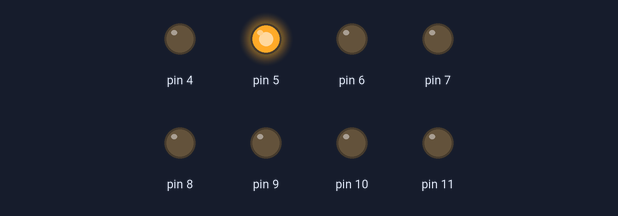
A sketch run on a simulated Arduino Uno, built with avr-gcc and run on an emulated ATmega328P. Parts: output pins drawn as LEDs (lit = HIGH). Random numbers use the default seed unless the sketch sets one.

Above: at 0.73 s.
At 5.71 s:
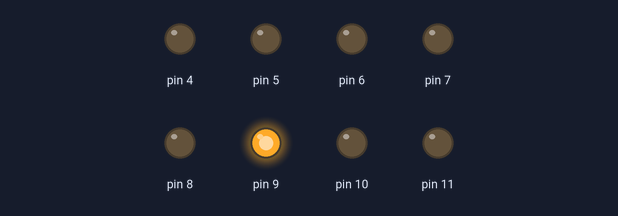
At 14.21 s:
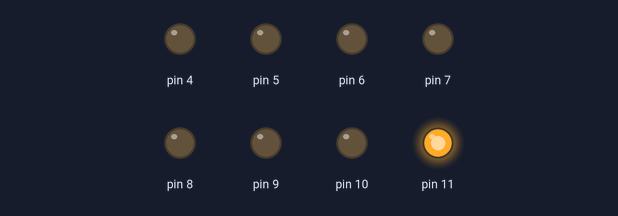
At 19.65 s:
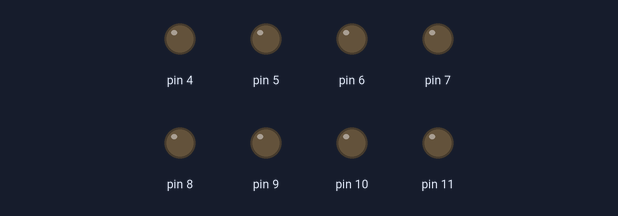
At 31.4 s:
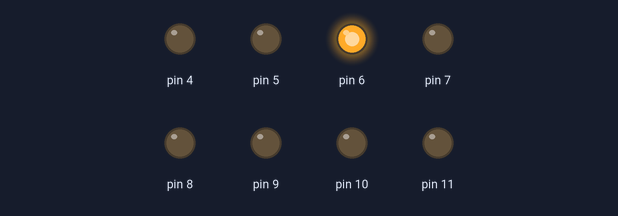
At 39.59 s:
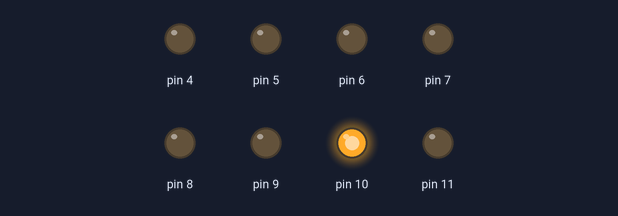
Timing chart, 0 to 40.0 s (numbered marks = the images above):
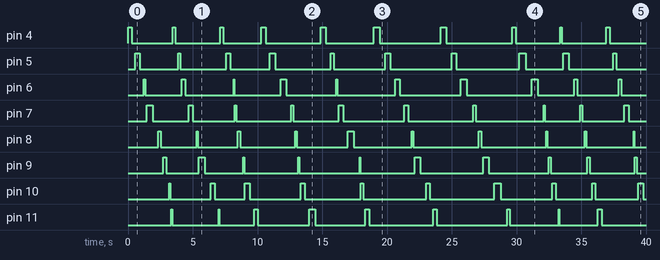

Measured:
- by itself, pin 4: LOW → HIGH at 0.00 s, → LOW 0.29 s later, → HIGH 3.2 s later, → LOW 0.20 s later, … (20 changes in this stretch)
- by itself, pin 5: LOW → HIGH at 0.57 s, → LOW 0.33 s later, → HIGH 3.0 s later, → LOW 0.15 s later, … (20 changes in this stretch)
- by itself, pin 6: LOW → HIGH at 1.2 s, → LOW 0.11 s later, → HIGH 2.8 s later, → LOW 0.26 s later, … (20 changes in this stretch)
- by itself, pin 7: LOW → HIGH at 1.5 s, → LOW 0.44 s later, → HIGH 2.8 s later, → LOW 0.31 s later, … (20 changes in this stretch)
- by itself, pin 8: LOW → HIGH at 2.3 s, → LOW 0.19 s later, → HIGH 2.8 s later, → LOW 0.09 s later, … (20 changes in this stretch)
- by itself, pin 9: LOW → HIGH at 2.7 s, → LOW 0.23 s later, → HIGH 2.5 s later, → LOW 0.46 s later, … (20 changes in this stretch)

The sketch:

luces_4.ino
```cpp
//Function that turns the leds on and off with a random time

int num;
int i;
int numAnt = 0;
void setup()
{
	for( i = 4; i < 12; i++)
	{
		pinMode(i, OUTPUT);
		digitalWrite(i, LOW);
	}

}

void loop()
{
	for( i = 4; i < 12; ++i)
	{
		num = random(40,500);  //RANDOM TIME BETWEEN 40 ms TO 500 ms
		digitalWrite(i,HIGH);
		delay(num);    //RANDOM DELAY
		digitalWrite(i,LOW);
		delay(num);    //RANDOM DELAY
	}
}
```
